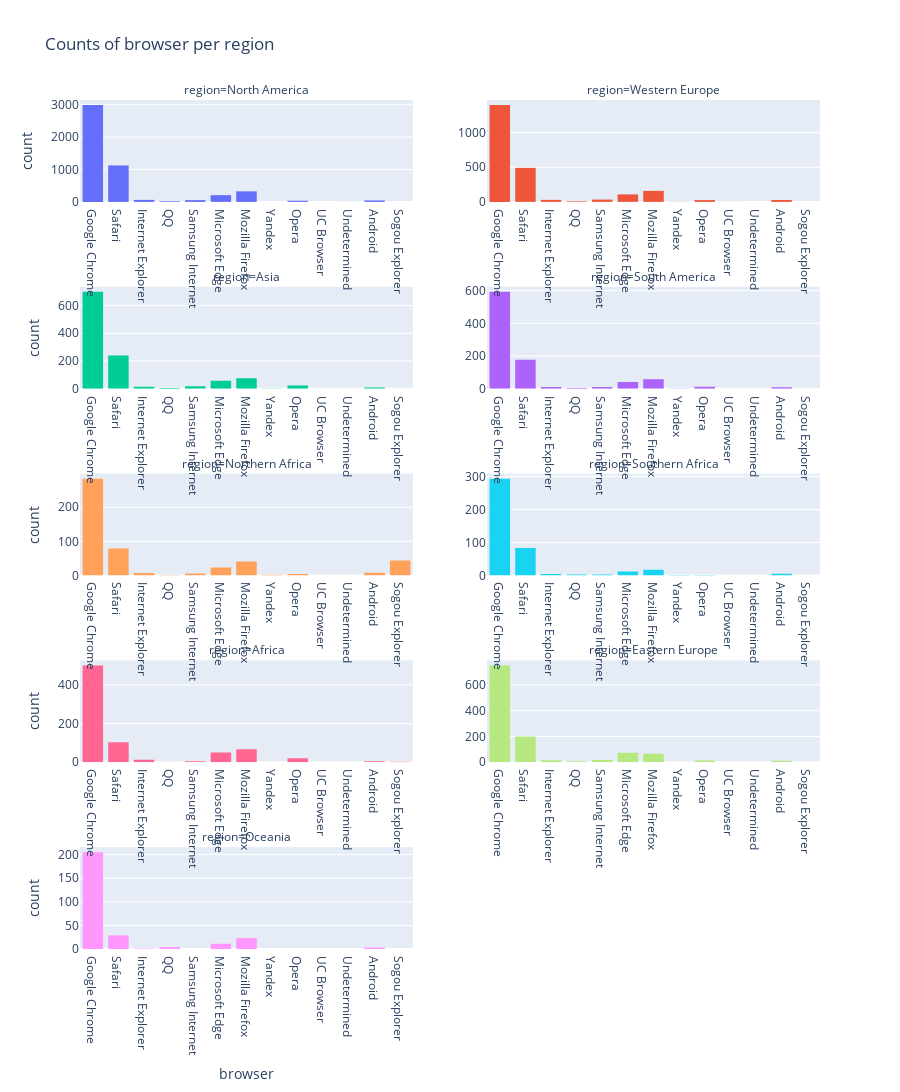

Notebook code cell kept with this figure:
### Markdown cell above
# Browser per Region

### Code cell
import plotly.express as px

fig = px.histogram(df, "browser", 
                   facet_col="region", 
                   color="region",
                   title="Counts of browser per region",
                   labels={"browser": "browser"},
                   height=2000, 
                   facet_col_wrap=2, 
                   facet_col_spacing=0.1,
                   facet_row_spacing=0.1
                   )
fig.update_layout(showlegend=False, xaxis={'categoryorder':'total descending'})
fig.update_yaxes(matches=None, showticklabels=True)
fig.update_xaxes(showticklabels=True)
fig.show()

### Figure 1 — Plotly figure (JSON) as saved in the notebook; plotly's stock layout.template omitted (floating-point values rounded to 4 significant figures; data arrays with more than 128 entries replaced by an {"elided": "..."} marker saying what was removed)
{"data": [{"alignmentgroup": "True", "bingroup": "x", "hovertemplate": "region=North America<br>browser=%{x}<br>count=%{y}<extra></extra>", "legendgroup": "North America", "marker": {"color": "#636efa", "pattern": {"shape": ""}}, "name": "North America", "offsetgroup": "North America", "orientation": "v", "showlegend": true, "type": "histogram", "x": {"elided": "4863 str values"}, "xaxis": "x9", "yaxis": "y9"}, {"alignmentgroup": "True", "bingroup": "x", "hovertemplate": "region=Western Europe<br>browser=%{x}<br>count=%{y}<extra></extra>", "legendgroup": "Western Europe", "marker": {"color": "#EF553B", "pattern": {"shape": ""}}, "name": "Western Europe", "offsetgroup": "Western Europe", "orientation": "v", "showlegend": true, "type": "histogram", "x": {"elided": "2282 str values"}, "xaxis": "x10", "yaxis": "y10"}, {"alignmentgroup": "True", "bingroup": "x", "hovertemplate": "region=Asia<br>browser=%{x}<br>count=%{y}<extra></extra>", "legendgroup": "Asia", "marker": {"color": "#00cc96", "pattern": {"shape": ""}}, "name": "Asia", "offsetgroup": "Asia", "orientation": "v", "showlegend": true, "type": "histogram", "x": {"elided": "1140 str values"}, "xaxis": "x7", "yaxis": "y7"}, {"alignmentgroup": "True", "bingroup": "x", "hovertemplate": "region=South America<br>browser=%{x}<br>count=%{y}<extra></extra>", "legendgroup": "South America", "marker": {"color": "#ab63fa", "pattern": {"shape": ""}}, "name": "South America", "offsetgroup": "South America", "orientation": "v", "showlegend": true, "type": "histogram", "x": {"elided": "913 str values"}, "xaxis": "x8", "yaxis": "y8"}, {"alignmentgroup": "True", "bingroup": "x", "hovertemplate": "region=Northern Africa<br>browser=%{x}<br>count=%{y}<extra></extra>", "legendgroup": "Northern Africa", "marker": {"color": "#FFA15A", "pattern": {"shape": ""}}, "name": "Northern Africa", "offsetgroup": "Northern Africa", "orientation": "v", "showlegend": true, "type": "histogram", "x": {"elided": "499 str values"}, "xaxis": "x5", "yaxis": "y5"}, {"alignmentgroup": "True", "bingroup": "x", "hovertemplate": "region=Southern Africa<br>browser=%{x}<br>count=%{y}<extra></extra>", "legendgroup": "Southern Africa", "marker": {"color": "#19d3f3", "pattern": {"shape": ""}}, "name": "Southern Africa", "offsetgroup": "Southern Africa", "orientation": "v", "showlegend": true, "type": "histogram", "x": {"elided": "423 str values"}, "xaxis": "x6", "yaxis": "y6"}, {"alignmentgroup": "True", "bingroup": "x", "hovertemplate": "region=Africa<br>browser=%{x}<br>count=%{y}<extra></extra>", "legendgroup": "Africa", "marker": {"color": "#FF6692", "pattern": {"shape": ""}}, "name": "Africa", "offsetgroup": "Africa", "orientation": "v", "showlegend": true, "type": "histogram", "x": {"elided": "769 str values"}, "xaxis": "x3", "yaxis": "y3"}, {"alignmentgroup": "True", "bingroup": "x", "hovertemplate": "region=Eastern Europe<br>browser=%{x}<br>count=%{y}<extra></extra>", "legendgroup": "Eastern Europe", "marker": {"color": "#B6E880", "pattern": {"shape": ""}}, "name": "Eastern Europe", "offsetgroup": "Eastern Europe", "orientation": "v", "showlegend": true, "type": "histogram", "x": {"elided": "1154 str values"}, "xaxis": "x4", "yaxis": "y4"}, {"alignmentgroup": "True", "bingroup": "x", "hovertemplate": "region=Oceania<br>browser=%{x}<br>count=%{y}<extra></extra>", "legendgroup": "Oceania", "marker": {"color": "#FF97FF", "pattern": {"shape": ""}}, "name": "Oceania", "offsetgroup": "Oceania", "orientation": "v", "showlegend": true, "type": "histogram", "x": {"elided": "276 str values"}, "xaxis": "x", "yaxis": "y"}], "layout": {"annotations": [{"font": {}, "showarrow": false, "text": "region=Oceania", "x": 0.225, "xanchor": "center", "xref": "paper", "y": 0.12, "yanchor": "bottom", "yref": "paper"}, {"font": {}, "showarrow": false, "text": "region=Africa", "x": 0.225, "xanchor": "center", "xref": "paper", "y": 0.34, "yanchor": "bottom", "yref": "paper"}, {"font": {}, "showarrow": false, "text": "region=Eastern Europe", "x": 0.775, "xanchor": "center", "xref": "paper", "y": 0.34, "yanchor": "bottom", "yref": "paper"}, {"font": {}, "showarrow": false, "text": "region=Northern Africa", "x": 0.225, "xanchor": "center", "xref": "paper", "y": 0.56, "yanchor": "bottom", "yref": "paper"}, {"font": {}, "showarrow": false, "text": "region=Southern Africa", "x": 0.775, "xanchor": "center", "xref": "paper", "y": 0.56, "yanchor": "bottom", "yref": "paper"}, {"font": {}, "showarrow": false, "text": "region=Asia", "x": 0.225, "xanchor": "center", "xref": "paper", "y": 0.78, "yanchor": "bottom", "yref": "paper"}, {"font": {}, "showarrow": false, "text": "region=South America", "x": 0.775, "xanchor": "center", "xref": "paper", "y": 0.78, "yanchor": "bottom", "yref": "paper"}, {"font": {}, "showarrow": false, "text": "region=North America", "x": 0.225, "xanchor": "center", "xref": "paper", "y": 1, "yanchor": "bottom", "yref": "paper"}, {"font": {}, "showarrow": false, "text": "region=Western Europe", "x": 0.775, "xanchor": "center", "xref": "paper", "y": 1, "yanchor": "bottom", "yref": "paper"}], "barmode": "relative", "height": 2000, "legend": {"title": {"text": "region"}, "tracegroupgap": 0}, "showlegend": false, "title": {"text": "Counts of browser per region"}, "xaxis": {"anchor": "y", "categoryorder": "total descending", "domain": [0, 0.45], "showticklabels": true, "title": {"text": "browser"}}, "xaxis10": {"anchor": "y10", "domain": [0.55, 1], "matches": "x", "showticklabels": true}, "xaxis2": {"anchor": "y2", "domain": [0.55, 1], "matches": "x", "showticklabels": true, "title": {"text": "browser"}}, "xaxis3": {"anchor": "y3", "domain": [0, 0.45], "matches": "x", "showticklabels": true}, "xaxis4": {"anchor": "y4", "domain": [0.55, 1], "matches": "x", "showticklabels": true}, "xaxis5": {"anchor": "y5", "domain": [0, 0.45], "matches": "x", "showticklabels": true}, "xaxis6": {"anchor": "y6", "domain": [0.55, 1], "matches": "x", "showticklabels": true}, "xaxis7": {"anchor": "y7", "domain": [0, 0.45], "matches": "x", "showticklabels": true}, "xaxis8": {"anchor": "y8", "domain": [0.55, 1], "matches": "x", "showticklabels": true}, "xaxis9": {"anchor": "y9", "domain": [0, 0.45], "matches": "x", "showticklabels": true}, "yaxis": {"anchor": "x", "domain": [0, 0.12], "showticklabels": true, "title": {"text": "count"}}, "yaxis10": {"anchor": "x10", "domain": [0.88, 1], "showticklabels": true}, "yaxis2": {"anchor": "x2", "domain": [0, 0.12], "showticklabels": true}, "yaxis3": {"anchor": "x3", "domain": [0.22, 0.34], "showticklabels": true, "title": {"text": "count"}}, "yaxis4": {"anchor": "x4", "domain": [0.22, 0.34], "showticklabels": true}, "yaxis5": {"anchor": "x5", "domain": [0.44, 0.56], "showticklabels": true, "title": {"text": "count"}}, "yaxis6": {"anchor": "x6", "domain": [0.44, 0.56], "showticklabels": true}, "yaxis7": {"anchor": "x7", "domain": [0.66, 0.78], "showticklabels": true, "title": {"text": "count"}}, "yaxis8": {"anchor": "x8", "domain": [0.66, 0.78], "showticklabels": true}, "yaxis9": {"anchor": "x9", "domain": [0.88, 1], "showticklabels": true, "title": {"text": "count"}}}}
